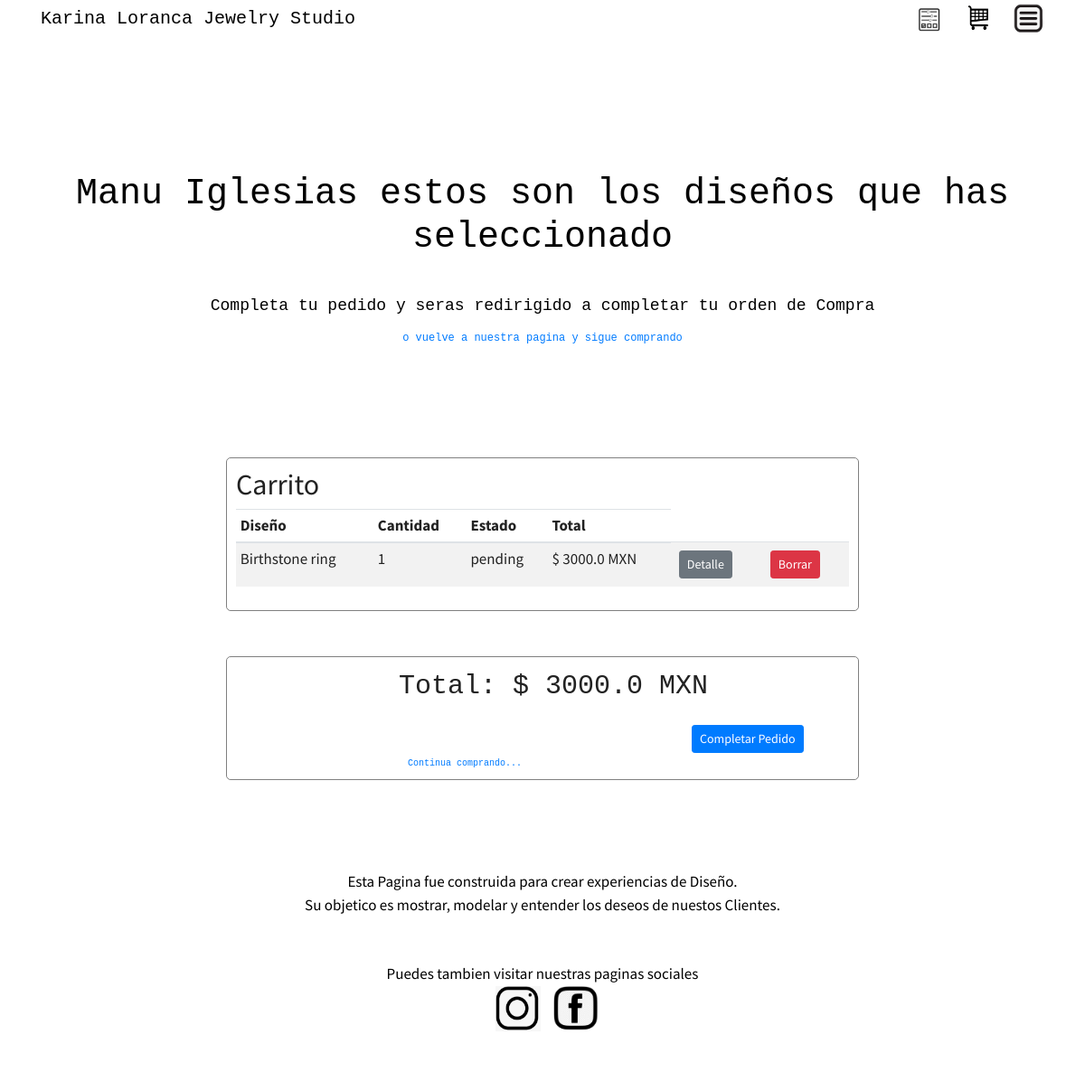
The page /user_carts (signed in) on the database its author committed.
### kl_designs/models.py (models this page shows, shortened)
class User(db.Model, UserMixin):
    __table_args__ = {'extend_existing': True}
    id = db.Column(db.Integer, primary_key=True)
    fname = db.Column(db.String(20), unique=True, nullable=False)
    role = db.Column(db.String, default='user')
    email = db.Column(db.String(120), unique=True, nullable=False)
    image_file = db.Column(db.String(20), nullable=False, default='default.jpg')
    password = db.Column(db.String(60), nullable=False)
    complete_address1 = db.Column(db.String(200), unique=False, nullable=False)
    zipcode = db.Column(db.String(20), unique=False, nullable=False)
    phone = db.Column(db.String(20), nullable=False)
    cart_items = db.relationship('Item', backref='author', lazy=True)
    comments = db.relationship('Comments', backref='contributor', lazy=True)

class Item(db.Model):
    __table_args__ = {'extend_existing': True}
    itemid = db.Column(db.Integer, primary_key=True)
    quantity = db.Column(db.Integer, nullable=True)
    size = db.Column(db.Integer, nullable=True)
    status = db.Column(db.String, default='pending')
    product_name = db.Column(db.String(100), nullable=True)
    category_name = db.Column(db.String(100), nullable=True)
    description = db.Column(db.String(100), nullable=True)
    price = db.Column(db.DECIMAL)
    image_file = db.Column(db.String(20), nullable=True, default='default.jpg')
    image_file_2 = db.Column(db.String(20), nullable=True, default='default.jpg')
    image_file_3 = db.Column(db.String(20), nullable=True, default='default.jpg')
    order_date = db.Column(db.DateTime, nullable=True)
    delivery_date = db.Column(db.DateTime, nullable=True)
    received_date = db.Column(db.DateTime, nullable=True)
    deliveryid = db.Column(db.Integer, nullable=True)
    carrier = db.Column(db.String(100), nullable=True)
    userid = db.Column(db.Integer, db.ForeignKey('user.id'), nullable=False)
    users = db.relationship(User)
    product_items = db.relationship('Product', backref='product_item', lazy=True)

### kl_designs/views/carts/routes_carts.py (the view)
@carts.route("/user_carts")
def user_carts():
    items = Item.query.filter_by(author=current_user).filter_by(status='pending')
    total = db.session.query(func.sum(Item.price)).filter_by(author=current_user).filter_by(status='pending').scalar()
    Order_total = db.session.query(func.sum(Item.price * Item.quantity)).filter_by(author=current_user).filter_by(status='pending').scalar()
    Ordered_total = Item.query.filter_by(author=current_user).filter_by(status='Ordered')
    return render_template('cart/user_cart.html',
                           items=items, total=total,
                           Order_total=Order_total, Ordered_total=Ordered_total)

### kl_designs/models.py (called while the page is built)
@login_manager.user_loader
def load_user(user_id):
    return User.query.get(int(user_id))

### kl_designs/templates/cart/user_cart.html (shortened to what this page needs)
{% extends "main/layout.html" %}
{% block additional_css %}
<link rel="stylesheet" type="text/css" href="{{ url_for('static', filename='uxdes4.css') }}"/>
{% endblock %}
{% block main_content %}
    {% if current_user.is_authenticated %}
    <div class="details">
        <div class="content-details">
            <div class="hero">
                <div class="install sub-hero">
                    <div class="hero-inner"><h1>
                        {{ current_user.fname }} estos son los diseños que has seleccionado</h1>
                    </div>
                    <div class="subtitle">
                    Completa tu pedido y seras redirigido a completar tu orden de Compra
                    <p><small><a href="{{ url_for('main.home') }}">
                        o vuelve a nuestra pagina y sigue comprando
                    </a></small></p>
                    </div>
                </div>
            </div>
        </div>
    </div>
    <div class="content-section">
        <h2>Carrito</h2>
        <div class="table-responsive">
            <table class="table table-sm table-condensed table-striped" id="Cart">
            <thead>
                <tr>
                    <th scope="col">Diseño</th>
                    <th scope="col">Cantidad</th>
                    <th scope="col">Estado</th>
                    <th scope="col">Total</th>
                </tr>
            </thead>
            <tbody>
            {% for i in items %}
                <td scope="col"> {{ i.product_name }}</td>
                <td scope="col"> {{ i.quantity }} </td>
                <td scope="col"> {{ i.status }} </td>
                <td scope="col">  $ {{ "{0:.1f}".format((i.price)*(i.quantity)) }} MXN</td>
                <div class="buttons">
                    <td scope="col"> <a class="btn btn-secondary btn-sm m-1" href="{{ url_for('carts.cart_item', itemid=i.itemid) }}">Detalle</a> </td>
                    <td scope="col"> <button type="button" class="btn btn-danger btn-sm m-1" data-toggle="modal" data-target="#deleteModal">Borrar</button></td>
                    </div>
            {% endfor %}
            </tbody>
        </table>
        </div>
    </div>
    <div class="content-section">
        {% if Order_total %}
            <div>
            <p class="cart_total">Total: $ {{  "{0:.1f}".format(Order_total) }} MXN</p>
            </div>
            <div class="order_shopout">
                <td scope="col"> <button type="button" class="btn btn-primary btn-sm m-1" data-toggle="modal" data-target="#orderModal">Completar Pedido</button></td>
            </div>
         {% endif %}
            <div class="view_orders">
                    <a class="" href="{{ url_for('main.home') }}" > Continua comprando...</a>
            </div>
         </div>
    {% endif %}
{% endblock %}

### kl_designs/static/uxdes4.css (style rules this page uses)
.hero { background-color: white; color: black; font-size: 18px; font-family: Consolas, "andale mono", "lucida console", monospace; padding: 50px 0px; text-align: center; }
.hero .sub-hero { margin-top: 70px; }
.hero h1 { padding: 30px; }
.hero small { font-size: 25px; }
.hero a { font-size: 12px; }
.content-section { margin-top: 50px; margin-left: auto; margin-right: auto; max-width: 700px; background-color: white; border: 1px solid gray; border-radius: 5px; padding: 10px; }
.cart_total { font-family: Consolas, "andale mono", "lucida console", monospace; font-size: 30px; margin-left: 180px; }
.order_shopout { margin-left: 500px; }
.view_orders { font-family: Consolas, "andale mono", "lucida console", monospace; margin-left: 190px; font-size: 10px; }

### rows shown on the page
User: fname "Manu Iglesias"
Item: product_name "Birthstone ring", quantity "1", status "pending", (i.price)*(i.quantity) "3000.0"

### other values the page prints
{{ "{0:.1f}".format(Order_total) }} "3000.0"
